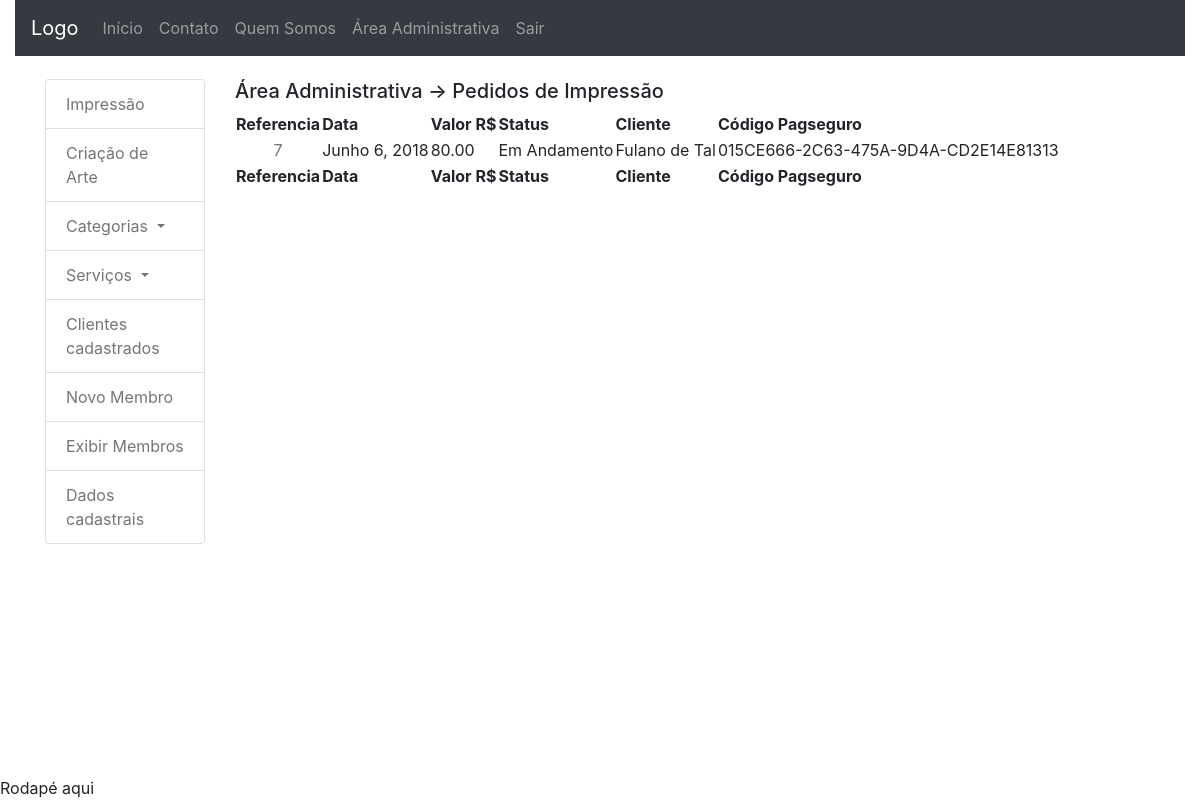
The app's page /area_administrativa/index (signed in) with its own data.
### dashboard_client/models.py (models this page shows, shortened)
class OrderImpress(models.Model):
	UF_CHOICES = (
	    ('AC','Acre'), ('AL','Alagoas'), ('AP','Amapá'),
	    ('AM','Amazonas'), ('BA','Bahia'), ('CE','Ceará'),
	    ('DF','Distrito Federal'), ('ES','Espírito Santo'),
	    ('GO','Goiás'), ('MA','Maranhão'), ('MT','Mato Grosso'),
	    ('MS','Mato Grosso do Sul'), ('MG','Minas Gerais'),
	    ('PA','Pará'), ('PB','Paraíba'), ('PR','Paraná'),
	    ('PE','Pernambuco'), ('PI','Piauí'),
	    ('RJ','Rio de Janeiro'), ('RN','Rio Grande do Norte'),
	    ('RS','Rio Grande do Sul'), ('RO','Rondônia'),
	    ('RR','Roraima'), ('SC','Santa Catarina'),
	    ('SP','São Paulo'), ('SE','Sergipe'),
		('TO','Tacantins'),
	)
	date = models.DateField(default=date.today, editable=False)
	value = models.DecimalField('Valor R$', max_digits=10,
		decimal_places=2, default=0)
	status = models.CharField('Status do Pedido', max_length=2,
		choices=STATUS_CHOICE, default='EA')
	user = models.ForeignKey(User, on_delete=models.CASCADE)
	delivery_address_is_the_same = models.BooleanField(
		verbose_name='Entregar no endereço cadastrado',
		default=True,
		blank=True)
	logradouro_delivery = models.CharField('Rua/Avenida', max_length=100,
		null=True, blank=True, default='')
	numero_delivery = models.CharField('Número', max_length=100,
		null=True, blank=True, default='')
	cep_delivery = models.CharField('CEP', max_length=10, null=True,
		blank=True, default='')
	complemento_delivery = models.CharField('Complamento', max_length=100,
		null=True, blank=True, default='')
	bairro_delivery = models.CharField('Bairro', max_length=100, null=True,
		blank=True, default='')
	cidade_delivery = models.CharField('Cidade', max_length=100, null=True,
		blank=True, default='')
	estado_delivery = models.CharField('Estado', max_length=100, null=True,
		blank=True, default='')
	transaction_id = models.CharField('ID da transação', max_length=100, null=True,
		blank=True)
	status_pg = models.CharField('Status PagSeguro', max_length=10,
		choices=STATUS_PAGSEGURO, default='3')
	class Meta:
		verbose_name = 'Pedido Impressão'
		verbose_name_plural = 'Pedidos Impressão'
		ordering = ['date']

### accounts/models.py (models this page shows, shortened)
class User(AbstractBaseUser, PermissionsMixin):
	UF_CHOICES = (
    ('AC','Acre'), ('AL','Alagoas'), ('AP','Amapá'),
    ('AM','Amazonas'), ('BA','Bahia'), ('CE','Ceará'),
    ('DF','Distrito Federal'), ('ES','Espírito Santo'),
    ('GO','Goiás'), ('MA','Maranhão'), ('MT','Mato Grosso'),
    ('MS','Mato Grosso do Sul'), ('MG','Minas Gerais'),
    ('PA','Pará'), ('PB','Paraíba'), ('PR','Paraná'),
    ('PE','Pernambuco'), ('PI','Piauí'),
    ('RJ','Rio de Janeiro'), ('RN','Rio Grande do Norte'),
    ('RS','Rio Grande do Sul'), ('RO','Rondônia'),
    ('RR','Roraima'), ('SC','Santa Catarina'),
    ('SP','São Paulo'), ('SE','Sergipe'),
	('TO','Tacantins'), )
	username = models.CharField(
		'Login', max_length=30, unique=True, validators=[
			validators.RegexValidator(
				re.compile('^[\w.@+-]+$'),
				'Informe um nome de usuário válido. '
				'Este valor deve conter apenas letras, números '
				'e os caracteres: @/./+/-/_ .'
				, 'invalid'
			)
		], help_text='Um nome curto que será usado para identificá-lo de forma única na plataforma'
	)
	name = models.CharField('Nome', max_length=100, blank=True)
	email = models.EmailField('E-mail', unique=True)
	telefone = models.CharField('Telefone', max_length=20, null=True,
		blank=True)
	cpf = models.CharField('CPF', max_length=11, null=True, blank=True)
	logradouro = models.CharField('Rua/Avenida', max_length=100,
		null=True, blank=True)
	numero = models.CharField('Número', max_length=100,
		null=True, blank=True)
	cep = models.CharField('CEP', max_length=10, null=True, blank=True)
	complemento = models.TextField('Complamento', max_length=100,
		null=True, blank=True)
	bairro = models.CharField('Bairro', max_length=100, null=True, blank=True)
	cidade = models.CharField('Cidade', max_length=100, null=True, blank=True)
	estado = models.CharField('Estado', max_length=100, null=True, blank=True,
		choices=UF_CHOICES)
	is_staff = models.BooleanField('Equipe', default=False)
	is_active = models.BooleanField('Ativo', default=True)
	date_joined = models.DateTimeField('Data de Entrada', auto_now_add=True)
	USERNAME_FIELD = 'username'
	REQUIRED_FIELDS = ['email']
	objects = UserManager()
	class Meta:
		verbose_name = 'Usuário'
		verbose_name_plural = 'Usuários'
	def __str__(self):
		return self.name or self.username

### dashboard_admin/views.py (the view)
# urls.py: path('area_administrativa/', include('dashboard_admin.urls'), name='index'),
@login_required
def index(request):
	context = {'orderimpress_list': OrderImpress.objects.all()}
	orderimpress_list = OrderImpress.objects.all()
	if request.user.is_staff:
		return render(request, 'dashboard_admin/index.html', context)
	else:
		messages.warning(request,
			"Você não tem permissão para acessar essa área")
		return HttpResponseRedirect(reverse('core:index'))

### dashboard_admin/templatetags/da_tags.py (called while the page is built)
@register.simple_tag
def show_status(status):
	if status == 'FZ':
		return 'Finalizado'
	elif status == 'EA':
		return 'Em Andamento'
	elif status == 'CL':
		return 'Cancelado'
	elif status == 'PG':
		return 'Pago'

### dashboard_admin/templates/dashboard_admin/index.html (shortened to what this page needs)
{% extends 'core/base.html' %}
{% load static %}
{% block extra %}
{% load da_tags %}
{% endblock %}
{% block conteudo %}
<div class="container-fluid" style="margin-top: 2%">
	<div class="container-fluid">
		<div class="row">
			<div class="col-sm-2">
				<ul class="list-group" style="list-style-type: none;">
					<li class="list-group-item">
						<a href="{% url 'dashboard_admin:index' %}">
							Impressão
						</a>
					</li>
					<li class="list-group-item">
						<a href="{% url 'dashboard_admin:artcreation_admin' %}">
							Criação de Arte
						</a>
					</li>
					<li class="list-group-item">
						<a class="dropdown-toggle" href="#" id="navbardrop"
						data-toggle="dropdown">
							Categorias
						</a>
					</li>
					<li class="list-group-item">
						<a class="dropdown-toggle" href="#" id="navbardrop"
						data-toggle="dropdown">
							Serviços
						</a>
					</li>
					<li class="list-group-item">
						<a href="{% url 'dashboard_admin:all_clients' %}">
							Clientes cadastrados
						</a>
					</li>
					<li class="list-group-item">
						<a href="{% url 'accounts:new_member' %}">
							Novo Membro
						</a>
					</li>
					<li class="list-group-item">
						<a href="{% url 'dashboard_admin:all_members' %}">
							Exibir Membros
						</a>
					</li>
					<li class="list-group-item">
						<a href="{% url 'accounts:my_data' %}">
							Dados cadastrais
						</a>
					</li>
				</ul>
			</div>
			{% block central_column %}
			<div class="col-sm-9">
				{% block dashboard_title %}
				<h5>Área Administrativa -> Pedidos de Impressão</h5>
				{% endblock %}
	            <div class="panel-body">
	              <table id="table" class="display" cellspacing="0"
	                    width="100%">
	                <thead>
	                  <tr>
	                  	<th>Referencia</th>
	                    <th>Data</th>
	                    <th>Valor R$</th>
	                    <th>Status</th>
	                    <th>Cliente</th>
	                    <th>Código Pagseguro</th>
	                  </tr>
	                </thead>
	                <tfoot>
	                  <tr>
	                  	<th>Referencia</th>
	                    <th>Data</th>
	                    <th>Valor R$</th>
	                    <th>Status</th>
	                    <th>Cliente</th>
	                    <th>Código Pagseguro</th>
	                  </tr>
	                </tfoot>
	                <tbody>
	                  {% for orderimpress in orderimpress_list %}
	                  <tr>
	                  	<td style="text-align: center;">
	                  	<a href="{% url 'dashboard_admin:datail_oi' orderimpress.id %}"
	                  	title="Exibir Detalhes do Pedido">
	                      {{ orderimpress.id }}
	                  	</a>
	                    </td>
	                    <td style="text-align: center;">
	                  	  {{ orderimpress.date }}
	                  	</td>
	                    <td>{{ orderimpress.value }}</td>
	                    <td>{% show_status orderimpress.status %}</td>
	                    <td>{{ orderimpress.user }}</td>
	                    {% if orderimpress.transaction_id %}
	                    <td>{{ orderimpress.transaction_id }}</td>
	                    {% else %}
	                    <td>Não recebido</td>
	                    {% endif %}
	                  </tr>
	                   {% endfor %}
	                </tbody>
	              </table>
	            </div>
			</div>
			{% endblock %}
		</div>
	</div>
</div>
{% endblock %}

### core/static/core/css/estilo.css (style rules this page uses)
body { padding-top: 0px; background-image: url("../imagens/fundobody.jpg"); }
a { color: #747575; }

### records on screen
OrderImpress: id "7", date "Junho 6, 2018", value "80.00", status "Em Andamento", user "Fulano de Tal", transaction_id "015CE666-2C63-475A-9D4A-CD2E14E81313"
